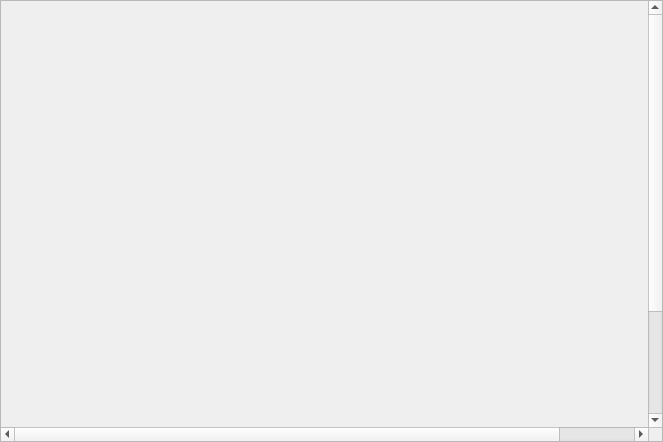
<?xml version="1.0" encoding="UTF-8"?>
<ui version="4.0">
 <class>EndpointsPage</class>
 <widget class="QWidget" name="EndpointsPage">
  <property name="geometry">
   <rect>
    <x>0</x>
    <y>0</y>
    <width>663</width>
    <height>442</height>
   </rect>
  </property>
  <property name="windowTitle">
   <string>Form</string>
  </property>
  <layout class="QGridLayout" name="gridLayout">
   <property name="leftMargin">
    <number>0</number>
   </property>
   <property name="topMargin">
    <number>0</number>
   </property>
   <property name="rightMargin">
    <number>0</number>
   </property>
   <property name="bottomMargin">
    <number>0</number>
   </property>
   <item row="0" column="0">
    <layout class="QVBoxLayout" name="endpointsLayout">
     <item>
      <widget class="QScrollArea" name="endpointsScrollArea">
       <property name="widgetResizable">
        <bool>false</bool>
       </property>
       <property name="alignment">
        <set>Qt::AlignLeading|Qt::AlignLeft|Qt::AlignTop</set>
       </property>
       <widget class="QWidget" name="endpointsScrollAreaContents">
        <property name="geometry">
         <rect>
          <x>0</x>
          <y>0</y>
          <width>736</width>
          <height>572</height>
         </rect>
        </property>
        <property name="sizePolicy">
         <sizepolicy hsizetype="Expanding" vsizetype="Preferred">
          <horstretch>0</horstretch>
          <verstretch>0</verstretch>
         </sizepolicy>
        </property>
        <layout class="QVBoxLayout" name="endpointsScrollAreaLayout"/>
       </widget>
      </widget>
     </item>
    </layout>
   </item>
  </layout>
 </widget>
 <resources/>
 <connections/>
</ui>
